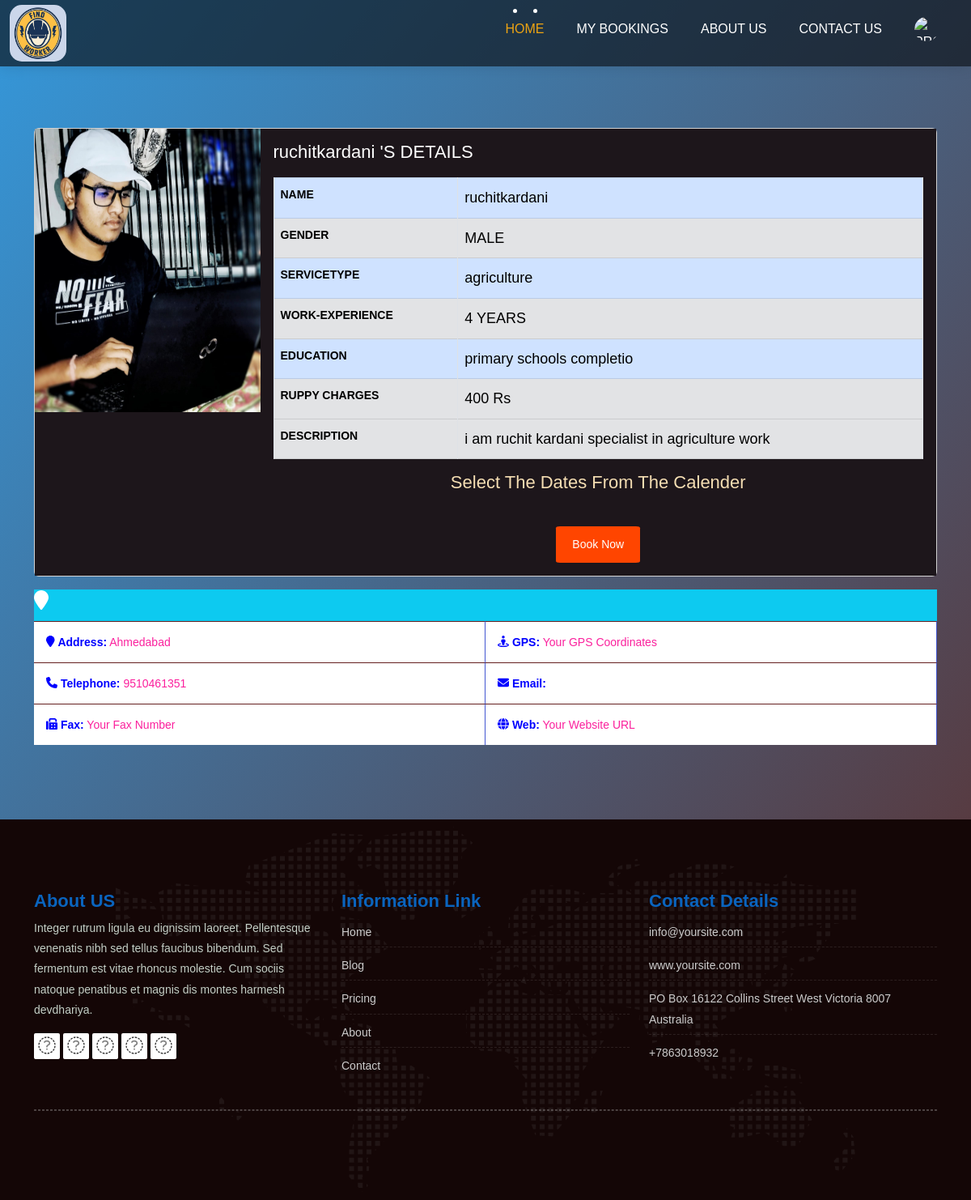
Screenshot of /provider/workers/booking.php?provider_id=2 with the database file from the repository.
### tables this page shows
CREATE TABLE `serviceprovider` (
  `id` int(11) NOT NULL,
  `firstname` varchar(15) NOT NULL,
  `lastname` varchar(15) NOT NULL,
  `email` varchar(30) NOT NULL,
  `password` varchar(20) NOT NULL,
  `phone` bigint(10) NOT NULL,
  `gender` enum('M','F','O') NOT NULL,
  `city` varchar(10) NOT NULL,
  `image` varchar(100) NOT NULL,
  `servicetype` varchar(25) NOT NULL,
  `description` varchar(50) NOT NULL,
  `experience` int(2) NOT NULL,
  `language` varchar(25) NOT NULL,
  `educationlevel` varchar(25) NOT NULL,
  `rupeecharge` int(5) NOT NULL
);

### provider/workers/booking.php (the view, shortened to what this page needs)
<?php
    require '_nav.php';
?>
<!DOCTYPE html>
<html lang="en">
<head>
    <link rel="stylesheet" href="https://stackpath.bootstrapcdn.com/bootstrap/4.5.2/css/bootstrap.min.css">
    <link rel="stylesheet" href="../css/bootstrap.min.css">
    <link href="https://cdn.jsdelivr.net/npm/bootstrap@5.3.0/dist/css/bootstrap.min.css" rel="stylesheet">
    <link rel="stylesheet" href="../../style.css">
    <link rel="stylesheet" href="../css/timeline.min.css">
    <link rel="stylesheet" href="style.css">
    <link rel="stylesheet" href="../../css/versions.css">
    <link rel="stylesheet" href="../../css/responsive.css">
    <link rel="stylesheet" href="../../css/custom.css">
    <link href="https://cdn.jsdelivr.net/npm/fullcalendar@5.8.0/main.min.css" rel="stylesheet">
<?php
    $con = mysqli_connect("localhost", "root", "", "findworker");
    if (isset($_GET['provider_id'])) {
        $providerId = $_GET['provider_id'];
        $query = "SELECT * FROM serviceprovider WHERE id = '$providerId'";
        $result = mysqli_query($con, $query);
        if ($res = mysqli_fetch_array($result)) {
            $fname = $res['firstname'];
            $lname = $res['lastname'];
            $image = $res['image'];
            $experience = $res['experience'];
            $educationlevel = $res['educationlevel'];
            $rupeecharge = $res['rupeecharge'];
            $gender = $res['gender'];
            $servicetype = $res['servicetype'];
            $phone = $res['phone'];
            $city = $res['city'];
            $description = $res['description'];
        } else {
            echo "User details not found.";
        }
    } else {
        echo "User ID not provided.";
    }
?>
</head>
<body>
    <br><br><br>
    <div class="container">
        <div class="card mb-3">
            <div class="row g-0">
                <div class="col-md-3">
                    <img src=" <?php echo '../userdashboard/uploads/' . $image; ?>" class="" height=350px width=300px alt="Service Provider">
                </div>
                <div class="col-md-9">
                    <div class="card-body">
                        <h2 class="card-title"> <?php echo $fname, $lname ?> 'S DETAILS </h2>
                        <form id="bookingForm" action="handle_booking.php" method="post">
                            <table class="table table-bordered">
                                <tbody>
                                    <tr class="table-primary">
                                        <th class="label-cell">NAME</th>
                                        <td class="info-cell"><?php echo $fname, $lname; ?></td>
                                    </tr>
                                    <tr class="table-secondary">
                                        <th class="label-cell">GENDER</th>
                                        <td class="info-cell">
                                            <?php
                                            if ($gender == 'M') {
                                                echo 'MALE';
                                            } elseif ($gender == 'F') {
                                                echo 'FEMALE';
                                            } elseif ($gender == 'O') {
                                                echo 'OTHER';
                                            }
                                            ?>
                                        </td>
                                    </tr>
                                    <tr class="table-primary">
                                        <th class="label-cell">SERVICETYPE</th>
                                        <td class="info-cell"><?php echo $servicetype; ?></td>
                                    </tr>
                                    <tr class="table-secondary">
                                        <th class="label-cell">WORK-EXPERIENCE</th>
                                        <td class="info-cell"><?php echo $experience; ?> YEARS</td>
                                    </tr>
                                    <tr class="table-primary">
                                        <th class="label-cell">EDUCATION</th>
                                        <td class="info-cell"><?php echo $educationlevel; ?></td>
                                    </tr>
                                    <tr class="table-secondary">
                                        <th class="label-cell">RUPPY CHARGES</th>
                                        <td class="info-cell"><?php echo $rupeecharge; ?> Rs</td>
                                    </tr>
                                    <tr class="table-secondary">
                                        <th class="label-cell">DESCRIPTION</th>
                                        <td class="info-cell"><?php echo $description; ?></td>
                                    </tr>
                                </tbody>
                            </table>
                            <center>
                                <h2 class="dates">Select The Dates From The Calender</h2>
                            </center>
                            <center><button type="button" class="book book-hover " id="bookButton">Book Now</button></center>
                        </form>
                    </div>
                </div>
            </div>
        </div>
        <div class="padding-20 margin-b-30 sf-rouned-box" id="sf-provider-address">
            <h1 class="bg-info text-white">
                <lable class="fa fa-map-marker"> OUR ADDRESS</lable>
            </h1>
            <div class="provider-info-outer">
                <ul class="provider-info clearfix no-margin equal-col-outer">
                    <li class="equal-col">
                        <i class="fa fa-map-marker"></i>
                        <strong>Address:</strong>
                        <span><?php echo $city ?></span>
                    </li>
                    <li class="equal-col">
                        <i class="fa fa-street-view"></i>
                        <strong>GPS:</strong>
                        <span>Your GPS Coordinates</span>
                    </li>
                    <li class="equal-col">
                        <i class="fa fa-phone"></i>
                        <strong>Telephone:</strong>
                        <span><?php echo $phone ?></span>
                    </li>
                    <li class="equal-col">
                        <i class="fa fa-envelope"></i>
                        <strong>Email:</strong>
                    </li>
                    <li class="equal-col">
                        <i class="fa fa-fax"></i>
                        <strong>Fax:</strong>
                        <span>Your Fax Number</span>
                    </li>
                    <li class="equal-col">
                        <i class="fa fa-globe"></i>
                        <strong>Web:</strong>
                        <span>Your Website URL</span>
                    </li>
                </ul>
            </div>
        </div>
        <br><br><br>
    </div>
    <footer class="footer">
        <div class="container">
            <div class="row">
                <div class="col-lg-4 col-md-4 col-xs-12">
                    <div class="widget clearfix">
                        <div class="widget-title">
                            <h3 class="about">About US</h3>
                        </div>
                        <p class="hd"> Integer rutrum ligula eu dignissim laoreet. Pellentesque venenatis nibh sed tellus faucibus
                            bibendum. Sed fermentum est vitae rhoncus molestie. Cum sociis natoque penatibus et magnis
                            dis montes harmesh devdhariya.</p>
                        <div class="footer-right">
                            <ul class="footer-links-soi">
                                <li><a href="#"><i class="fa fa-facebook"></i></a></li>
                                <li><a href="#"><i class="fa fa-github"></i></a></li>
                                <li><a href="#"><i class="fa fa-twitter"></i></a></li>
                                <li><a href="#"><i class="fa fa-dribbble"></i></a></li>
                                <li><a href="#"><i class="fa fa-pinterest"></i></a></li>
                            </ul>
                        </div>
                    </div>
                </div>
                <div class="col-lg-4 col-md-4 col-xs-12">
                    <div class="widget clearfix">
                        <div class="widget-title">
                            <h3>Information Link</h3>
                        </div>
                        <ul class="footer-links">
                            <li><a href="#">Home</a></li>
                            <li><a href="#">Blog</a></li>
                            <li><a href="#">Pricing</a></li>
                            <li><a href="#">About</a></li>
                            <li><a href="#">Contact </a></li>
                        </ul>
                    </div>
                </div>
                <div class="col-lg-4 col-md-4 col-xs-12">
                    <div class="widget clearfix">
                        <div class="widget-title">
                            <h3>Contact Details</h3>
                        </div>
                        <ul class="footer-links">
                            <li><a href="mailto:#">info@yoursite.com</a></li>
                            <li><a href="#">www.yoursite.com</a></li>
                            <li>PO Box 16122 Collins Street West Victoria 8007 Australia</li>
                            <li>+7863018932
                            </li>
                        </ul>
                    </div>
                </div>
            </div>
            <hr class="hr3">
        </div>
    </footer>
</body>
</html>

### style.css (style rules this page uses)
body { color: #ffc107; font-size: 14px; font-family: 'Rubik', sans-serif; line-height: 1.80857; }
html, body { height: 100%; }
a { color: #1f1f1f; text-decoration: none !important; outline: none !important; -webkit-transition: all .3s ease-in-out; -moz-transition: all .3s ease-in-out; -ms-transition: all .3s ease-in-out; -o-transition: all .3s ease-in-out; transition: all .3s ease-in-out; }
h1, h2, h3, h4, h5, h6 { letter-spacing: 0; font-weight: normal; position: relative; padding: 0 0 10px 0; font-weight: normal; line-height: 120% !important; color: #1f1f1f; margin: 0px; }
h1 { font-size: 24px }
h2 { font-size: 22px }
h3 { font-size: 18px }
form td { font-size: large; color: rgb(41, 27, 202); }
a { color: #1f1f1f; text-decoration: none; outline: none; }
a, .btn { text-decoration: none !important; outline: none !important; -webkit-transition: all .3s ease-in-out; -moz-transition: all .3s ease-in-out; -ms-transition: all .3s ease-in-out; -o-transition: all .3s ease-in-out; transition: all .3s ease-in-out; }
hr.hr3 { position: relative; margin: 25px 0 30px 0; border: 1px dashed #f2f3f5; }
.footer { padding: 90px 0 80px !important; color: #cccccc; background:#140606 url('images/world-map.png') no-repeat center; }
.footer .widget-title { position: relative; display: block; margin-bottom: 10px; }
.footer .widget-title h3 { color: #0a64be; font-weight: 700; font-size: 22px; padding: 0; margin: 0; line-height: 1 !important; }
.footer-links { list-style: none; padding: 0; }
.footer-links a { color: #cccccc; }
.footer-links li { margin-bottom: 5px; display: block; width: 100%; padding: 5px 0px; border-bottom: 1px dashed rgba(255, 255, 255, 0.1); }
.footer .widget .hd { color: #c4cfc6; }
.footer-links li:last-child { margin-bottom: 0; padding-bottom: 0; border: 0; }
.footer-links-soi { margin: 0px; padding: 0px; }
.footer-links-soi li { display: inline-block; }
.footer-links-soi li a { background: #ffffff; color: #333333; width: 32px; height: 32px; display: block; font-size: 22px; text-align: center; line-height: 32px; border-radius: 2px; }

### provider/workers/style.css (style rules this page uses)
body { margin: 0px; padding: 0px; background: linear-gradient(to bottom right, #3498db, #5e2a25); color:green; font-family: Arial, sans-serif; }
button { padding: 10px 20px; background-color: #4CAF50; color: #fff; border: none; border-radius: 5px; cursor: pointer; }

### provider/workers/booking.php (style rules this page uses)
body { color: blue; }
h2.dates { color: wheat; }
.card-title { color: white; }
.book { margin-top: 30px; background-color: orangered; border-radius: 5%; color: white; }
ul.provider-info { padding: 0; list-style: none; }
.provider-info-outer { background-color: #fff; }
ul.provider-info li { padding: 15px; margin-bottom: 0; width: 50%; border-top: 1px solid #652020; border-right: 1px solid #4256d1; float: left; line-height: 20px; }
li { display: list-item; text-align: -webkit-match-parent; }
ul { list-style: disc; }
dl, ul, ol { list-style-position: outside; padding: 0; }
ul { list-style-type: disc; }
strong { color: blue; }
span { color: #fb219d; }
.col-md-9 { background-color: #1d161b; }
.col-md-3 { background-color: #1d161b; }

### rows the page displays
serviceprovider: image (picture), firstname "ruchit", lastname "kardani", servicetype "agriculture", experience "4", educationlevel "primary schools completio", rupeecharge "400", description "i am ruchit kardani specialist in agriculture work", city "Ahmedabad", phone "9510461351"
